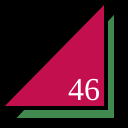
Frame 1 (no input)
Frame 60 (no input): identical to frame 1, image omitted
Frame 120 (the mouse pressed at the canvas centre since frame 60): identical to frame 1, image omitted

The p5.js sketch that drew this single still picture (run headless with seeded random() and noise() and a simulated clock; from frame 60 on, the mouse is pressed at the canvas centre):

// p5.js sketch
// ── sketch.js
function setup() {
  createCanvas(128,128);
}

function draw() {
  background(0);
  strokeWeight(4);
  fill(65, 137, 78);
  triangle(12,120,116,120,116,10);
  fill(195, 15, 78);
  triangle(0,108,106,108,106,0);
  fill(255);
  textSize(32);
  textFont("serif");
  text("46", 68, 100);
}
